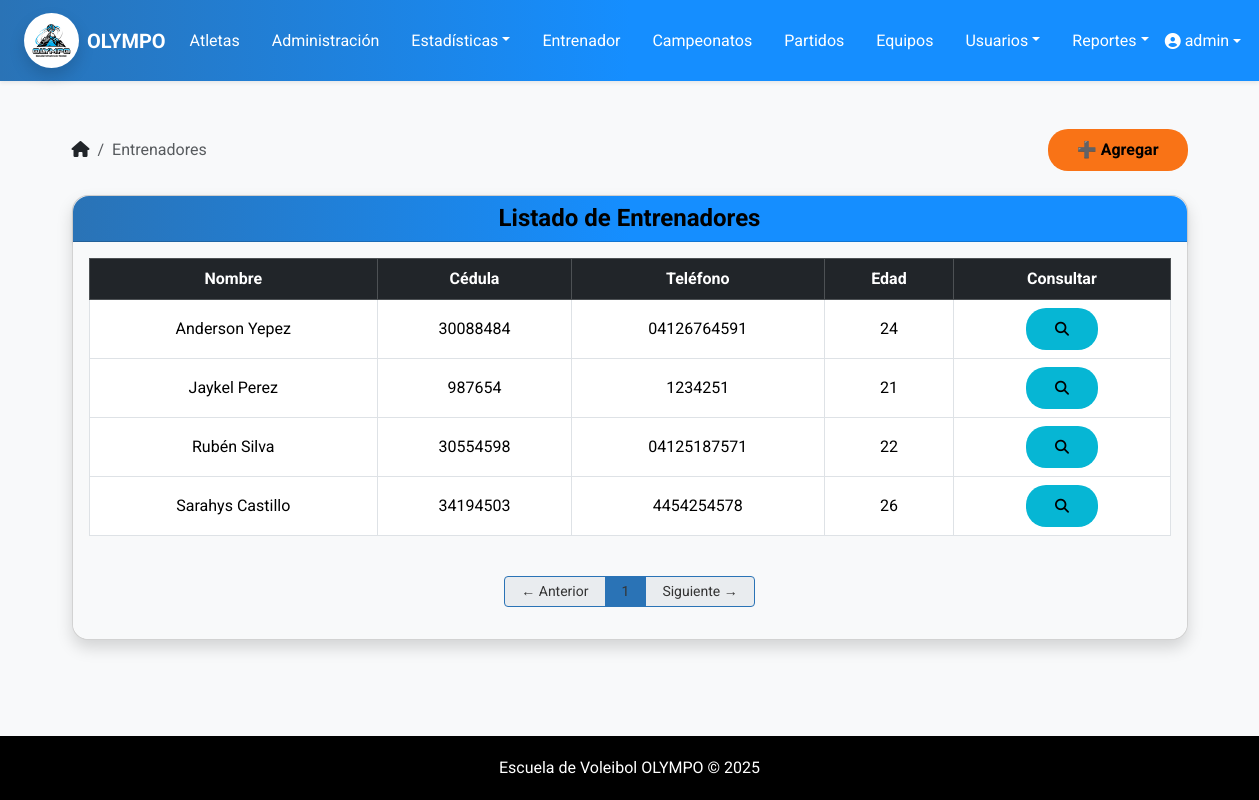
The page /atletas/entrenadores/ (signed in) on the database its author committed.
### atletas/models.py (models this page shows, shortened)
class Entrenador(models.Model):
    user = models.OneToOneField(User, on_delete=models.CASCADE, null=True, blank=True)  # <— NUEVO
    nombre = models.CharField(max_length=100)
    apellido = models.CharField(max_length=100)
    cedula = models.CharField(max_length=20, unique=True)
    fecha_nacimiento = models.DateField()
    telefono = models.CharField(max_length=20)
    @property
    def edad(self):
        today = date.today()
        return today.year - self.fecha_nacimiento.year - (
            (today.month, today.day) < (self.fecha_nacimiento.month, self.fecha_nacimiento.day)
            )

### atletas/views.py (the view)
# urls.py: path('entrenadores/', views.lista_entrenadores, name='lista_entrenadores'),
@user_passes_test(lambda u: es_admin(u) or es_entrenador(u))
def lista_entrenadores(request):
    entrenadores = Entrenador.objects.all().order_by('nombre')  # o el orden que prefieras
    paginator = Paginator(entrenadores, 10)
    page = request.GET.get('page')
    page_obj = paginator.get_page(page)
    return render(request, 'entrenadores/lista_entrenadores.html', {
        'entrenadores': page_obj,
        'page_obj': page_obj,
        'is_admin': es_admin(request.user),
        'is_entrenador': es_entrenador(request.user),
    })

### atletas/context_processors.py (called while the page is built)
def role_flags(request):
    u = request.user
    atleta_id = None
    if u.is_authenticated and es_atleta(u):  # ✅ propiedad
        if hasattr(u, "atleta"):
            atleta_id = u.atleta.id
    return {
        "is_admin": es_admin(u),
        "is_trainer": es_entrenador(u),
        "is_athlete": es_atleta(u),
        "atleta_id": atleta_id,
    }

### atletas/utils/roles.py (called while the page is built)
def es_admin(user):
    return user.is_authenticated and (user.is_superuser or user.groups.filter(name='Administrador').exists())

def es_entrenador(user):
    return user.is_authenticated and (
        user.groups.filter(name='Entrenador').exists() or hasattr(user, 'entrenador')
    )

def es_atleta(user):
    return user.is_authenticated and hasattr(user, 'atleta')  # por la OneToOne

### templates/entrenadores/lista_entrenadores.html (shortened to what this page needs)
{% extends 'base.html' %}
{% load static %}
{% block content %}
  <div class="d-flex justify-content-between align-items-center mb-3">
    <nav aria-label="breadcrumb" class="mb-0">
      <ol class="breadcrumb mb-0">
        <li class="breadcrumb-item">
          <a href="{% url 'menu_principal' %}" class="text-dark">
            <i class="fa-solid fa-house"></i>
          </a>
        </li>
        <li class="breadcrumb-item active" aria-current="page">Entrenadores</li>
      </ol>
    </nav>
    {% if is_admin %}
      <a href="{% url 'registrar_entrenador' %}" class="btn " style="background: #f97316;">
        ➕ Agregar
      </a>
    {% endif %}
  </div>
  <div class="card shadow rounded-4">
    <div class="card-header bg-dark text-white text-center rounded-top-4">
      <h4 class="mb-0">Listado de Entrenadores</h4>
    </div>
    <div class="card-body bg-light rounded-bottom-4">
      {% if entrenadores %}
        <div class="table-responsive">
          <table class="table table-bordered table-hover text-center align-middle">
            <thead class="table-dark">
              <tr>
                <th>Nombre</th>
                <th>Cédula</th>
                <th>Teléfono</th>
                <th style="width: 12%;">Edad</th>
                {% if is_admin %}
                  <th style="width: 20%;">Consultar</th>
                {% endif %}
              </tr>
            </thead>
            <tbody>
              {% for entrenador in entrenadores %}
              <tr>
                <td>{{ entrenador.nombre }} {{ entrenador.apellido }}</td>
                <td>{{ entrenador.cedula }}</td>
                <td>{{ entrenador.telefono }}</td>
                <td>{{ entrenador.edad }}</td>
                {% if is_admin %}
                  <td>
                    <a href="{% url 'detalle_entrenador' entrenador.id %}"
                      class="btn btn-sm" style="background: #06b6d4;"
                      title="Ver Detalles">
                      <i class="fas fa-search"></i>
                    </a>
                  </td>
                {% endif %}
              </tr>
              {% endfor %}
            </tbody>
          </table>
        </div>
      {% else %}
        <div class="alert alert-info text-center">No hay entrenadores registrados aún.</div>
      {% endif %}
      <div class="d-flex justify-content-center mt-4">
        <nav>
          <ul class="pagination pagination-sm">
            {% if page_obj.has_previous %}
              <li class="page-item">
                <a class="page-link px-3 py-1" href="?page={{ page_obj.previous_page_number }}">← Anterior</a>
              </li>
            {% else %}
              <li class="page-item disabled">
                <span class="page-link px-3 py-1">← Anterior</span>
              </li>
            {% endif %}
            {% for num in page_obj.paginator.page_range %}
              {% if page_obj.number == num %}
                <li class="page-item active">
                  <span class="page-link px-3 py-1">{{ num }}</span>
                </li>
              {% else %}
                <li class="page-item">
                  <a class="page-link px-3 py-1" href="?page={{ num }}">{{ num }}</a>
                </li>
              {% endif %}
            {% endfor %}
            {% if page_obj.has_next %}
              <li class="page-item">
                <a class="page-link px-3 py-1" href="?page={{ page_obj.next_page_number }}">Siguiente →</a>
              </li>
            {% else %}
              <li class="page-item disabled">
                <span class="page-link px-3 py-1">Siguiente →</span>
              </li>
            {% endif %}
          </ul>
        </nav>
      </div>
    </div>
  </div>
{% endblock %}

### templates/base.html (shortened to what this page needs)
<!DOCTYPE html>
{% load static %}
<html lang="es">
<head>
    <link href="https://cdn.jsdelivr.net/npm/bootstrap@5.3.3/dist/css/bootstrap.min.css" rel="stylesheet">
    <link rel="stylesheet" href="https://cdnjs.cloudflare.com/ajax/libs/font-awesome/6.5.0/css/all.min.css">
    <link rel="stylesheet" href="{% static 'css/estilos.css' %}">
</head>
<body>
    <nav class="navbar navbar-expand-lg bg-escovol navbar-dark shadow-sm">
        <div class="container-fluid px-4">
            <a class="navbar-brand d-flex align-items-center">
                <img src="{% static 'img/logo-olympo.jpeg' %}" alt="Logo Olympo" width="55" height="55" class="me-2 rounded-circle shadow">
                <span class="fw-bold text-white">OLYMPO</span>
            </a>
            <div class="collapse navbar-collapse justify-content-between" id="navbarMenu">
                <ul class="navbar-nav mx-auto gap-3">
                    {% if is_admin or is_trainer %}
                        <li class="nav-item"><a class="nav-link text-white" href="{% url 'lista_atletas' %}">Atletas</a></li>
                        <li class="nav-item"><a class="nav-link text-white" href="{% url 'administracion' %}">Administración</a></li>
                        <li class="nav-item dropdown">
                            <a class="nav-link dropdown-toggle text-white" href="#" data-bs-toggle="dropdown">Estadísticas</a>
                        </li>
                        <li class="nav-item"><a class="nav-link text-white" href="{% url 'lista_entrenadores' %}">Entrenador</a></li>
                        <li class="nav-item"><a class="nav-link text-white" href="{% url 'lista_campeonatos' %}">Campeonatos</a></li>
                        <li class="nav-item"><a class="nav-link text-white" href="{% url 'lista_partidos' %}">Partidos</a></li>
                        <li class="nav-item"><a class="nav-link text-white" href="{% url 'listar_equipos' %}">Equipos</a></li>
                        {% if is_admin %}
                            <li class="nav-item dropdown">
                                <a class="nav-link dropdown-toggle text-white" href="#" data-bs-toggle="dropdown">Usuarios</a>
                            </li>
                        {% endif %}
                        <li class="nav-item dropdown">
                            <a class="nav-link dropdown-toggle text-white" href="#" data-bs-toggle="dropdown">Reportes</a>
                        </li>
                    {% endif %}
                </ul>
                <ul class="navbar-nav">
                    {% if user.is_authenticated %}
                        <li class="nav-item dropdown">
                            <a class="nav-link dropdown-toggle d-flex align-items-center text-white" href="#" role="button" data-bs-toggle="dropdown">
                                <i class="fa-solid fa-user-circle me-1"></i>
                                {{ user.get_full_name|default:user.username }}
                            </a>
                        </li>
                    {% else %}
                        <li class="nav-item">
                            <a class="nav-link text-white fw-semibold" href="{% url 'login' %}">
                                <i class="fas fa-sign-in-alt me-1"></i> Iniciar sesión
                            </a>
                        </li>
                    {% endif %}
                </ul>
            </div>
        </div>
    </nav>
    <main class="container py-5">
        {% block content %}{% endblock %}
    </main>
    <footer>
        Escuela de Voleibol OLYMPO © {{ year|default:2025 }}
    </footer>
</body>
</html>

### static/css/estilos.css (style rules this page uses)
.card-header { background: linear-gradient(to right, #1A4B7D, #2A73B6, #5C9DCC); color: #f8f4f4 !important; box-shadow: 0 2px 4px rgba(0, 0, 0, 0.1); }
.card-header h4 { font-weight: bold; }
.btn-success, .btn-danger, .btn-warning, .btn-secondary, .btn-info, .btn-primary, .btn { padding: 8px 28px; border-radius: 20px; line-height: 24px; font-weight: bold; color: black; }
.pagination .page-link { color: #343434; }
.pagination .page-item.active .page-link { background-color: #2A73B6; border-color: #2A73B6; }
.pagination .page-item .page-link { border-color: #2A73B6; }

### templates/base.html (style rules this page uses)
html, body { height: 100%; margin: 0; display: flex; flex-direction: column; }
main { flex: 1; }
body { font-family: 'Roboto', sans-serif; background-color: #f8f9fa; color: #212529; }
.navbar-brand { font-weight: bold; color: #070303 !important; }
.bg-escovol { background: linear-gradient(to right, #2A73B6, #158EFF, #158EFF); }
footer { margin-top: 40px; padding: 20px 0; background-color: #000000; color: white; text-align: center; }
.card-header { background: linear-gradient(to right, #2A73B6, #158EFF, #158EFF); color: #000000 !important; box-shadow: 0 2px 4px rgba(0, 0, 0, 0.1); }
.pagination .page-link { color: #343434; }
.pagination .page-item.active .page-link { background-color: #2A73B6; border-color: #2A73B6; }
.pagination .page-item .page-link { border-color: #2A73B6; }

### rows shown on the page
Entrenador: nombre "Anderson", apellido "Yepez", cedula "30088484", telefono "04126764591", edad "24"
Entrenador: nombre "Jaykel", apellido "Perez", cedula "987654", telefono "1234251", edad "21"
Entrenador: nombre "Rubén", apellido "Silva", cedula "30554598", telefono "04125187571", edad "22"
Entrenador: nombre "Sarahys", apellido "Castillo", cedula "34194503", telefono "4454254578", edad "26"

### other values the page prints
{{ user.get_full_name|default:user.username }} "admin"
{{ num }} "1"
{{ year|default:2025 }} "2025"
